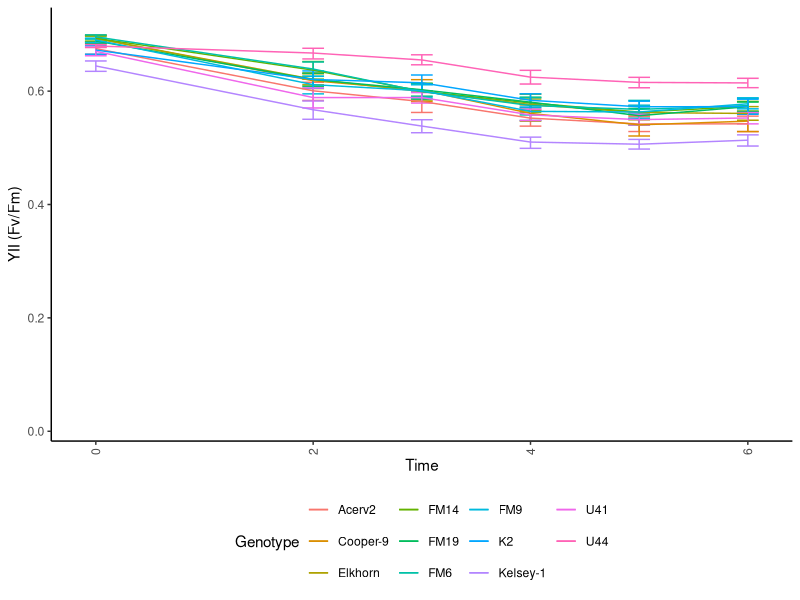
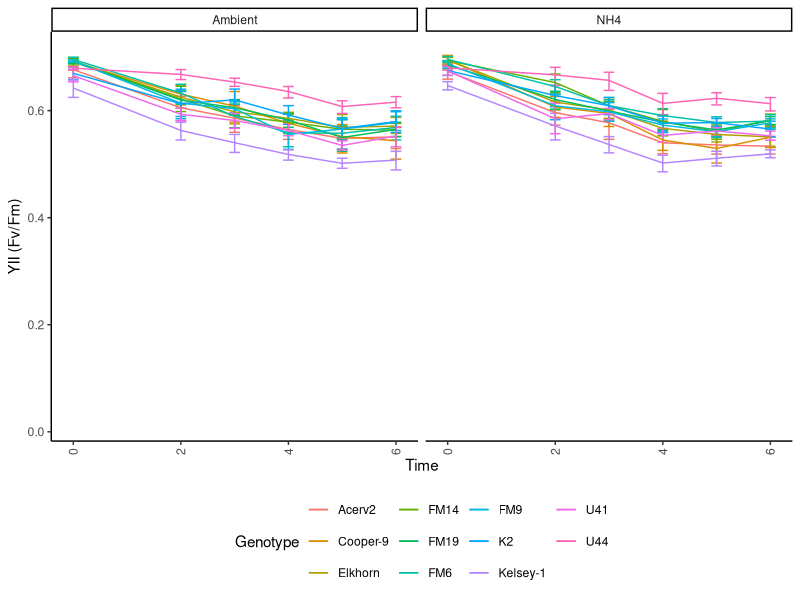
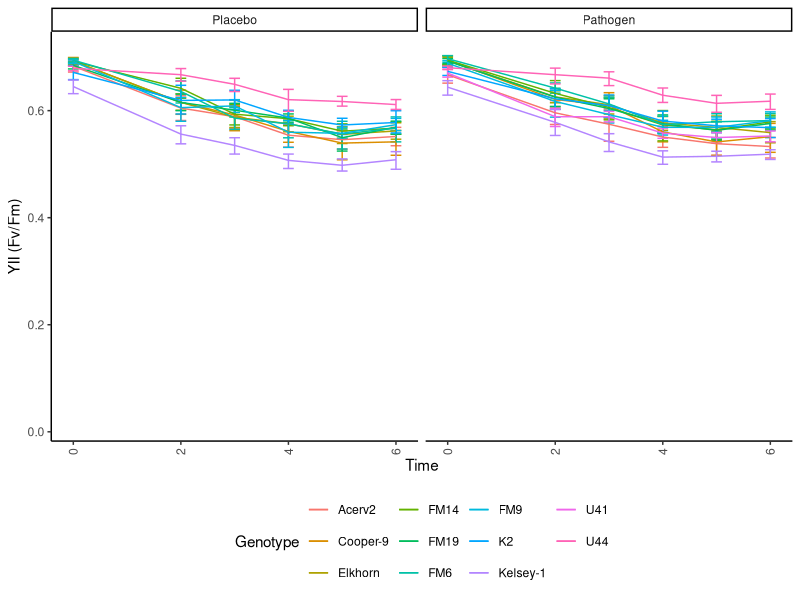
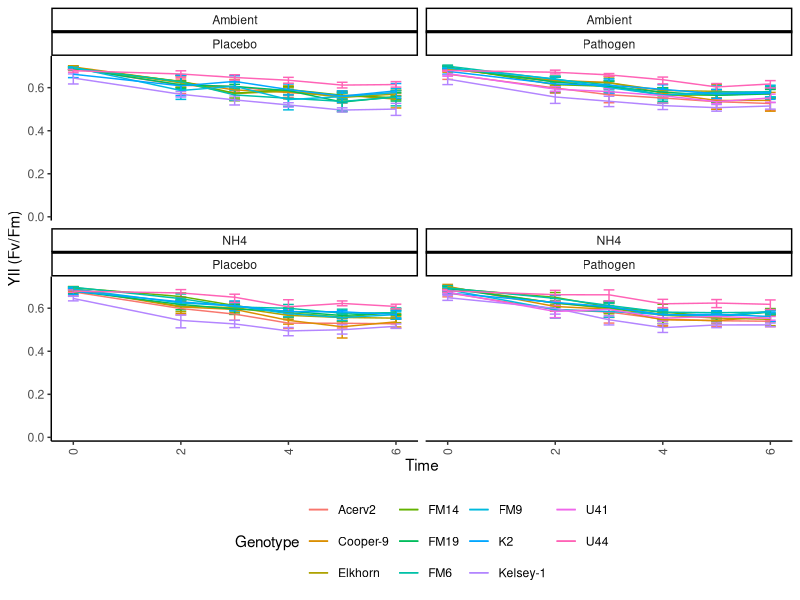
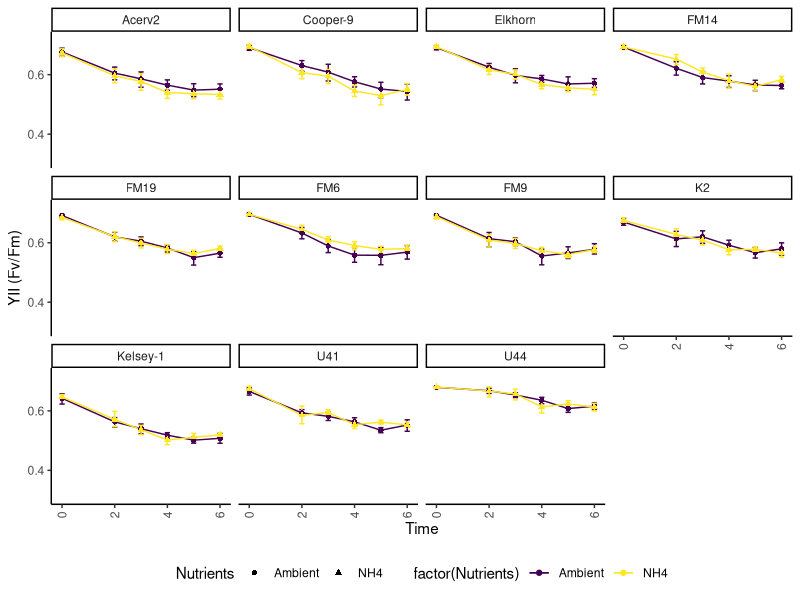
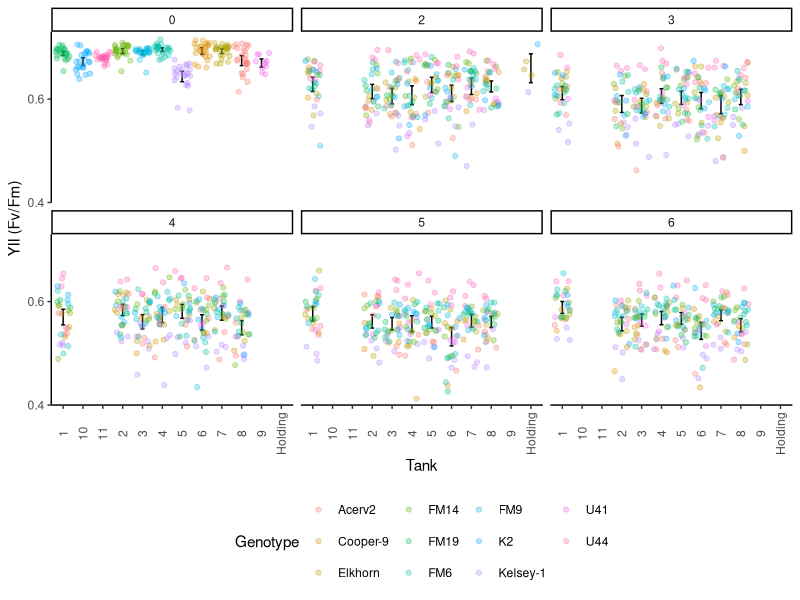
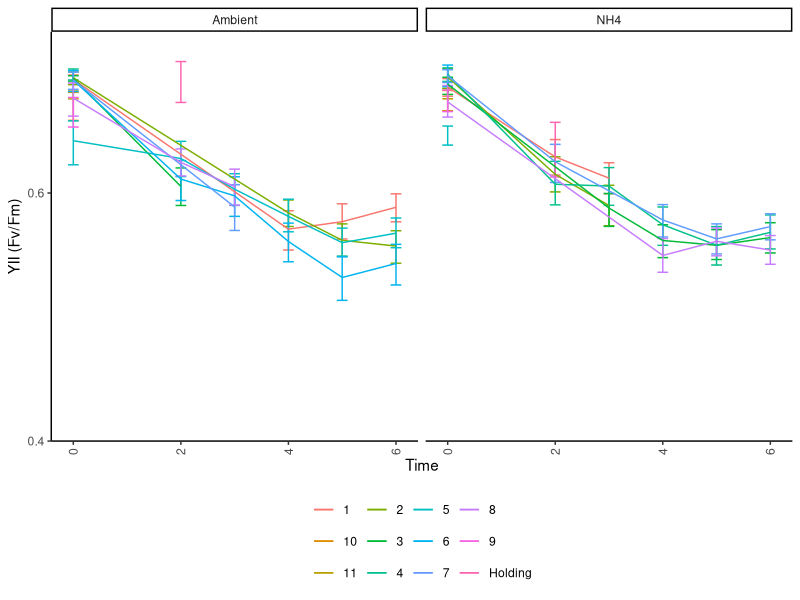
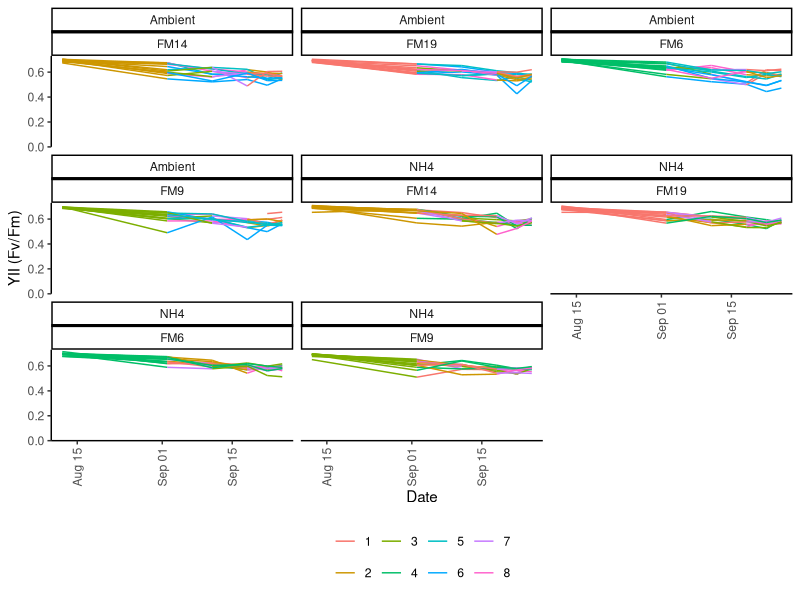

The R source for these figures, in order: (Note: this script raises an error after producing the figures.)
## ---- chunk 1
knitr::opts_chunk$set(echo = TRUE, warning=FALSE, message=FALSE, fig.width=7, fig.height=7 )
## ---- chunk 2

# Get all libraries and sources required to run the script

library(dplyr)
library(plyr)
library(reshape2)
library(ggplot2)
library(ggthemes)

theme_set (theme_classic() + theme(panel.grid.major = element_blank(),
                              panel.grid.minor = element_blank(), 
                              axis.line = element_line(colour = "black"),
                              legend.position="none",
                              axis.text.x = element_text(angle = 90, vjust = 0.5),
                              plot.title = element_text(size=12, face="bold"),
                              #panel.border = element_rect(colour = "black", fill=NA, size=1)
                              panel.border = element_blank()
                              ))
## ---- chunk 3

# 1. Import data: 

  # Long format Ssid YII
    YII.Tall<-read.csv("Data/YII_tall.csv")

  # Wide format 
    # YII.wide<- YII.Tall<-readRDS("Data/YII.Wide.rds")
    # YII.Wide<-read.csv("Data/YII_Wide.csv")
  
  #summary(YII.Tall)


# 2. Data clean-up an types: 
  
  # Variable types 
    #YII.nutrients$Time <- as.factor(YII.nutrients$Time)
    YII.Tall$Time<-as.numeric(YII.Tall$Time)
    YII.Tall$Date<-as.Date(YII.Tall$Date, "%Y-%m-%d")
    YII.Tall$Days<-(as.numeric(YII.Tall$Date)-18486)
  
  # Remove-unused data    
    Extras <- YII.Tall[which (YII.Tall$Nutrients=="Extra"), ]
    YII.Tall <- droplevels(YII.Tall[!rownames(YII.Tall) %in%
                                        rownames(Extras), ])
    
    Error <- YII.Tall[which (YII.Tall$YII==0), ]
    YII.Tall <- droplevels(YII.Tall[!rownames(YII.Tall) %in%
                                        rownames(Error), ])
  # Treatments
    YII.Tall$Nutrients<-factor(YII.Tall$Nutrients, 
                             levels= c("Ambient", "NH4"), ordered=TRUE)
    YII.Tall$Disease<-factor(YII.Tall$Disease, 
                             levels= c("Placebo", "Pathogen"), ordered=TRUE)
  # Replicates
    YII.Tall$Tank<-factor(YII.Tall$Tank, ordered=FALSE)
    YII.Tall$Genotype<-factor(YII.Tall$Genotype, ordered=FALSE)
  
  summary(YII.Tall)

# Subset data  
YII.CRF<-YII.Tall[which(YII.Tall$Genotype=='K2'|
                      YII.Tall$Genotype=='U41'|
                      YII.Tall$Genotype=='U44'), ]

YII.UM<-YII.Tall[which(YII.Tall$Genotype=='Acerv2'|
                      YII.Tall$Genotype=='Cooper-9'|
                      YII.Tall$Genotype=='Elkhorn'|
                      YII.Tall$Genotype=='Kelsey-1'), ]

YII.FWC<-YII.Tall[which(YII.Tall$Genotype=='FM14'|
                      YII.Tall$Genotype=='FM6'|
                      YII.Tall$Genotype=='FM19'|
                      YII.Tall$Genotype=='FM9'), ]
## ---- chunk 4
# Genotype

YII_Genet<- ggplot(YII.Tall, aes (Time, YII, colour=Genotype)) +
  stat_summary(fun.data = "mean_cl_boot",geom = "errorbar", width = 0.2 )+
  stat_summary(fun.y=mean, geom="line") + 
  #geom_jitter(alpha=0.5, shape=21)+
  theme(legend.position = "bottom")+
  scale_y_continuous(limits = c(0, .73),
                         breaks = seq(0, 0.7,0.2),  
                         expand = c(0.01, 0.01),
                         name=("YII (Fv/Fm)"))
  
YII_Genet

YII_Genet+ facet_wrap(~Nutrients)
YII_Genet+ facet_wrap(~Disease)
YII_Genet+ facet_wrap(Nutrients~Disease)


YII_Genet<- ggplot(YII.Tall, aes (Time, YII, colour=factor(Nutrients), shape=Nutrients)) +
  stat_summary(fun.data = "mean_cl_boot",geom = "errorbar", width = 0.2 )+
  stat_summary(fun.y=mean, geom="line") + 
  stat_summary(fun.y=mean, geom="point") +
  #geom_jitter(alpha=0.2)+
  theme(legend.position = "bottom")+
  scale_y_continuous(limits = c(0.3, .73),
                         breaks = seq(0, 0.7,0.2),  
                         expand = c(0.01, 0.01),
                         name=("YII (Fv/Fm)"))
YII_Genet+ facet_wrap(~Genotype)
## ---- chunk 5
YII_Tank<- ggplot(YII.Tall, aes (Tank, YII)) +
  stat_summary(fun.data = "mean_cl_boot",geom = "errorbar", width = 0.2 )+
  stat_summary(fun.y=mean, geom="line") + 
  scale_y_continuous(limits = c(0.4, .73),
                         breaks = seq(0, 0.7,0.2),  
                         expand = c(0, 0),
                         name=("YII (Fv/Fm)"))+
  geom_jitter(aes(colour=Genotype), alpha=0.3)+
  facet_wrap(~Time) +
  theme(legend.position = "bottom")
YII_Tank

YII_Tank2<- ggplot(YII.Tall, aes (Time, YII, colour=(Tank))) + 
      
  stat_summary(fun.data = "mean_cl_boot",geom = "errorbar", width = 0.2 )+
  stat_summary(fun.y=mean, geom="line") + 
     scale_y_continuous(limits = c(0.4, .73),
                         breaks = seq(0, 0.7,0.2),  
                         expand = c(0, 0),
                         name=("YII (Fv/Fm)"))+
    
    theme(legend.position="bottom",
        legend.title = element_blank(), 
        strip.background =element_rect(fill=NA)) 
YII_Tank2+facet_wrap(~Nutrients)

# YII_Tank+ facet_wrap(Time~Nutrients)
# YII_Tank+ facet_wrap(Time~Disease)
## ---- chunk 6
YII_Frag<- ggplot(YII.FWC, aes (Date, YII, group=(Fragment),
                                    colour=factor(Tank))) + 
      geom_line()+
      
     scale_y_continuous(limits = c(0.0, .73),
                         breaks = seq(0, 0.7,0.2),  
                         expand = c(0, 0),
                         name=("YII (Fv/Fm)"))+
    
    theme(legend.position="bottom",
        legend.title = element_blank(), 
        strip.background =element_rect(fill=NA)) 
YII_Frag+facet_wrap(Nutrients~Genotype)


YII_Frag1 <- ggplot(YII.Tall, aes (Date, YII, group=(Fragment),
                                    colour=factor(Genotype))) + 
      geom_line()+
      
     scale_y_continuous(limits = c(0.4, .73),
                         breaks = seq(0, 0.7,0.2),  
                         expand = c(0, 0),
                         name=("YII (Fv/Fm)"))+
    
    theme(legend.position="bottom",
        legend.title = element_blank(), 
        strip.background =element_rect(fill=NA)) 
YII_Frag1+facet_wrap(~Tank)

## ---- chunk 7

YII_Nutrient<- ggplot(YII.UM, aes (Date, YII,
                                    group=(Genotype),
                                    colour=factor(Genotype))) + 
      
  stat_summary(fun.data = "mean_cl_boot",geom = "errorbar", width = 0.5 )+
  stat_summary(fun.y=mean, geom="line") + 
     scale_y_continuous(limits = c(0.0, .73),
                         breaks = seq(0, 0.7,0.2),  
                         expand = c(0, 0),
                         name=("YII (Fv/Fm)"))+
  geom_vline(xintercept = as.Date("2020-09-14"), linetype=3)+
    
    theme(legend.position="bottom",
        legend.title = element_blank(), 
        strip.background =element_rect(fill=NA)) 
YII_Nutrient+facet_wrap(~Nutrients)

YII_Disease<- ggplot(YII.FWC, aes (Time, YII, group=(Genotype),
                                    colour=factor(Genotype))) + 
      
  stat_summary(fun.data = "mean_cl_boot",geom = "errorbar", width = 0.2 )+
  stat_summary(fun.y=mean, geom="line") + 
     scale_y_continuous(limits = c(0.4, .73),
                         breaks = seq(0, 0.7,0.2),  
                         expand = c(0, 0),
                         name=("YII (Fv/Fm)"))+
    
    theme(legend.position="bottom",
        legend.title = element_blank(), 
        strip.background =element_rect(fill=NA)) 
YII_Disease+facet_wrap(~Disease)


## ---- chunk 8

YII_Genotype<- ggplot(YII.Tall, aes (Date, YII, colour=factor(Nutrients))) +
  stat_summary(fun.data = "mean_cl_boot",geom = "errorbar", width = 0.2 )+
  stat_summary(fun.y=mean, geom="line")
YII_Genotype +  facet_grid (~Disease)
YII_Genotype +  facet_wrap(~Genotype)

YII_Genotype<- ggplot(YII.Tall, aes (Time, YII, colour=factor(Nutrients))) +
  stat_summary(fun.data = "mean_cl_boot",geom = "errorbar", width = 0.2 )+
  stat_summary(fun.y=mean, geom="line")
YII_Genotype + facet_grid (Genotype~.)

YII_Genotype<- ggplot(YII.Tall, aes (Time, YII, colour=factor(Fragment))) +
  # stat_summary(fun.data = "mean_cl_boot",geom = "errorbar", width = 0.2 )+
  #stat_summary(fun.y=mean, geom="point", size =3, alpha=0.5) +
  stat_summary(fun.y=mean, geom="line") +   theme_gdocs()
YII_Genotype + ylim(0.2, 0.65) + facet_grid (Genotype~Nutrients) + theme(legend.position="none")
  # xlim(as.Date(c("2017-11-01", "2018-02-30")))

# Nutrients

YII_Treat<- ggplot(YII.Tall, aes (Date, YII, colour=factor(Nutrients))) +   stat_summary(fun.data = "mean_cl_boot",geom = "errorbar", width = 0.2)+
  stat_summary(fun.y=mean, geom="point", size =3, alpha=0.5) +
  stat_summary(fun.y=mean, geom="line") + theme_gdocs()
YII_Treat  + ylim(0.2, 0.7) #+ xlim(as.Date(c("2017-11-01", "2018-01-20"))) +
   #facet_grid (~Replicate)  #+ geom_jitter()

YII_Date <- ggplot(YII.Tall, aes (Nutrients, YII, colour=factor(Nutrients))) +
  stat_summary(fun.data = "mean_cl_boot",geom = "errorbar", width = 0.2)+
  stat_summary(fun.y=mean, geom="point", size =3, alpha=0.5) +
  theme_gdocs() 
YII_Date + facet_grid (Genotype~Date) + theme(legend.position="none")

## ---- chunk 9

# After nutrients 

YII.nutrients<-YII.Tall[which(YII.Tall$Time>4),]

YII_Genotype<- ggplot(YII.nutrients, aes (Date, YII, colour=factor(Genotype))) +
  stat_summary(fun.data = "mean_cl_boot",geom = "errorbar", width = 0.2 )+
  #stat_summary(fun.y=mean, geom="point", size =3, alpha=0.5) +
  stat_summary(fun.y=mean, geom="line") +   theme_gdocs()
YII_Genotype + ylim(0.2, 0.7) + facet_grid (Nutrients~.)

YII_Nut<- ggplot(YII.nutrients, aes (Date, YII, colour=factor(Nutrients))) +
  stat_summary(fun.data = "mean_cl_boot",geom = "errorbar", width = 0.2 )+
  stat_summary(fun.y=mean, geom="point", size =3, alpha=0.5) +
  stat_summary(fun.y=mean, geom="line") +   theme_gdocs()
YII_Nut + ylim(0.2, 0.7) +  facet_wrap (~Genotype) 

YII_Nut<- ggplot(YII.nutrients, aes (Date, YII, colour=factor(Nutrients))) +
  stat_summary(fun.data = "mean_cl_boot",geom = "errorbar", width = 0.2 )+
  stat_summary(fun.y=mean, geom="point", size =3, alpha=0.5) +
  stat_summary(fun.y=mean, geom="line") +   theme_gdocs()
YII_Nut + ylim(0.2, 0.7)


YII_Date_Nut<- ggplot(YII.nutrients, aes (Nutrients, YII, colour=factor(Nutrients))) +
  stat_summary(fun.data = "mean_cl_boot",geom = "errorbar", width = 0.2 )+
  stat_summary(fun.y=mean, geom="point", size =3, alpha=0.5) +
  stat_summary(fun.y=mean, geom="line") +   theme_gdocs()
YII_Date_Nut + ylim(0.2, 0.7) +   facet_grid (~Date) 
  # + xlim(as.Date(c("2017-11-01", "2018-01-20")))


YII_VariationOverTime <- ggplot(YII.Tall, aes (Time, YII, colour=factor(Genotype)))+ 
  geom_point() + facet_wrap (~Nutrients)

library(lattice)
xyplot(YII ~ Time | Nutrients, data=YII.nutrients, type=c("p", "r"), ylim=c(0.0, 0.7))
## ---- chunk 10

Survivors  <- YII.nutrients[, c("Fragment", "Days", "Genotype", "Nutrients")]
  library(plyr)
  SurvivorsFrecuency<-as.data.frame(xtabs(~ Days + Nutrients, Survivors))
  write.csv(SurvivorsFrecuency, "SurvivorsFrecuency.csv")

YII_Genotype<- ggplot(YII.nutrients, aes (Days, YII, colour=factor(Genotype))) +
  stat_summary(fun.data = "mean_cl_boot",geom = "errorbar", width = 0.2 )+
  #stat_summary(fun.y=mean, geom="point", size =3, alpha=0.5) +
  stat_summary(fun.y=mean, geom="line") +   theme_gdocs()
YII_Genotype + ylim(0.45, 0.65) + facet_grid (~Nutrients)

YII_Nutrients<- ggplot(YII.nutrients, aes (Days, YII, colour=Nutrients)) +
  stat_summary(fun.data = "mean_cl_boot",geom = "errorbar", 
               width = 0.2, position = position_dodge(width = 2) )+
  #stat_summary(fun.y=mean, geom="point", size =3, alpha=0.5) +
  stat_summary(fun.y=mean, geom="line") +   theme_bw () + ggtitle("B.")+
  theme(plot.background=element_blank(), 
            panel.border = element_blank(),
            axis.line = element_line(colour = "black"),
            panel.grid.major = element_blank(),
            panel.grid.minor = element_blank(),
            legend.position="bottom",
            strip.background = element_rect(fill="white")) +
      annotate("rect", xmin= 2, xmax = 91,
               ymin = 0.1, ymax =0.2, fill="blue", alpha = .04)+
      annotate("rect", xmin= 79, xmax = 90,
               ymin = 0.1, ymax = .7, fill="orange", alpha = .04)+
      annotate("rect", xmin= 90, xmax = 113,
               ymin = 0.1, ymax = 0.7, fill="red", alpha = .04)+
       scale_y_continuous(limits = c(0.1, 0.7),
                         breaks = seq(0.2, 0.6,0.2),  
                         expand = c(0, 0),
                         name=("YII (Fv/Fm)")) +
      scale_x_continuous(name="Days in the experiment",
                         limits = c(-2,115),
                         breaks = seq(0, 110, 15),  
                         expand = c(0, 0)) + 
    facet_grid (Genotype~., labeller = labeller(Genotype=c(`Green` = "A.cer_1", 
                                    `Green and Orange` = "A.cer_2",
                                    `Orange` = "A.cer_3", 
                                    `Red and Orange` = "A.cer_4",
                                    `Red and Yellow` = "A.cer_5")))
YII_Nutrients 

    ggsave(file="5.3B_YII.svg", plot=YII_Nutrients, width=3.0, height=6)
    ggsave(file="5.3B_YII_NOGenotype.svg", plot=YII_Nutrients, width=3.0, height=3)


# Libraries 
  library(lme4)
  library(multcomp)
  library(multcompView)
  library(lsmeans)
      library(emmeans)
  library(effects)
  library(lmerTest)

# More complex model 
    
YII.nutrients<-subset(YII.nutrients, Days<120)
YII.nutrients$DayF<-as.factor(YII.nutrients$Days)

LM_1 <- lmer(YII ~ Nutrients * DayF + 
                             (1|Genotype/Fragment), REML=TRUE, data= YII.nutrients)

step(LM_1)
LM_2 <- lmer(YII ~ Nutrients * Days + 
                             (Nutrients|Genotype), REML=TRUE,  data= YII.nutrients)
 
LM_3 <- lmer(YII ~ Nutrients * Days + 
                             (1|Genotype), REML=TRUE, data= YII.nutrients)
 
LM_4 <- lm(YII ~ Nutrients * Days, REML = FALSE, data= YII.nutrients)

# Select model

anova(LM_1, LM_2, refit=FALSE)
anova(LM_2, LM_3, refit=FALSE)
anova(LM_3, LM_4)
 
# Final mdel 
LM_Nutrients_Days<-lmer(YII ~ Nutrients * Days + 
                             (Nutrients|Genotype), data= YII.nutrients)
  anova(LM_1)
  summary(LM_1)
  coef(LM_1)
  fitted(LM_1)
      
      layout(matrix(1:4,2,2))  
      plot(LM_1)  
      
plot(Effect(c("Nutrients","DayF"), LM_1), x.var="DayF", multiline=T, ci.style="bars")

#  Pair-wise comparisons
cld(emmeans(LM_1, "Nutrients"))
YIIAcerEmm<-cld(emmeans(LM_1, specs = c("Nutrients", "DayF")))
write.csv(YIIAcerEmm, "YIIAcerEmm.csv")

## ---- chunk 11


# Last Data Point before nutrients 

  lastYII_BN<-ggplot (YII.Wide, aes(Genotype.5, YII.5, colour=factor(Nutrients.5)))
  lastYII_BN + stat_summary(fun.data = "mean_cl_boot",geom = "errorbar", width = 0.2)+
     stat_summary(fun.y=mean, geom="point", size =3, alpha=0.5) + theme_gdocs()
  
  LM_TC_B<-lm(YII.5~Nutrients.5*Genotype.5, data = YII.Wide)
  
  anova(LM_TC_B)
  TukeyHSD(aov(LM_TC_B))
  
  cld(lsmeans(LM_TC_B, "Nutrients.5"))
  cld(lsmeans(LM_TC_B, "Genotype.5"))
  cld(lsmeans(LM_TC_B, specs = c("Nutrients.5", "Genotype.5")))

# Last Data Point After nutrients 

lastYII_BN<-ggplot (YII.Wide, aes(Genotype.13, YII.13, colour=factor(Nutrients.13)))
  lastYII_BN + stat_summary(fun.data = "mean_cl_boot",geom = "errorbar", width = 0.2)+
     stat_summary(fun.y=mean, geom="point", size =3, alpha=0.12) + theme_gdocs()
  
  LM_TC_B<-lm(YII.12~Nutrients.12*Genotype.12, data = YII.Wide)
  
  anova(LM_TC_B)
  TukeyHSD(aov(LM_TC_B))
  
  cld(lsmeans(LM_TC_B, "Nutrients.12"))
  cld(lsmeans(LM_TC_B, "Genotype.12"))
  cld(lsmeans(LM_TC_B, specs = c("Nutrients.12", "Genotype.12")))

## ---- chunk 12
# Creates bibliography 
#knitr::write_bib(c(.packages()), "packages.bib")
